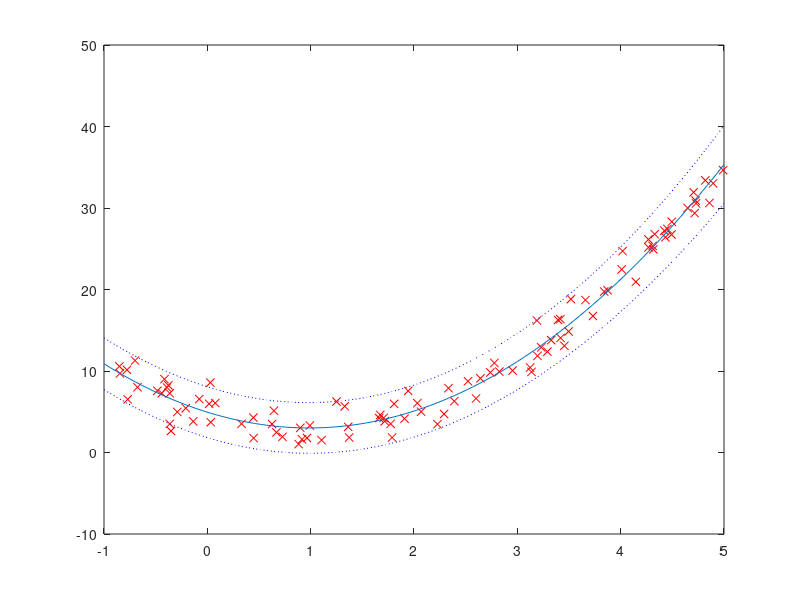

MATLAB code for this plot:
clc;
clear;
close all;

% declare our quadratic polynomial
f = @(x) 2 * x.^2 - 4 * x + 5;

% Create our x axis by getting some random uniform x vales between -1 and 5
x = unifrnd(-1, 5, [100, 1]);

% Calc the y values for each x, by running the polynomial but add some variations
y = f(x) + 1.5 * randn(size(x));

% plot the data points
figure;
plot(x, y, 'rx');

% find the best coeffeciant
[p, S] = polyfit(x, y, 2);

% Create a new xx to plot coeffecient
xx = linspace(-1, 5, 100);

% Evaluate our polynomial
[yy, delta] = polyval(p, xx, S);
hold on;
plot(xx, yy);

% Lets use our delta to plot our support and resistance lines
plot(xx, yy + 2 * delta, 'b:');
plot(xx, yy - 2 * delta, 'b:');
